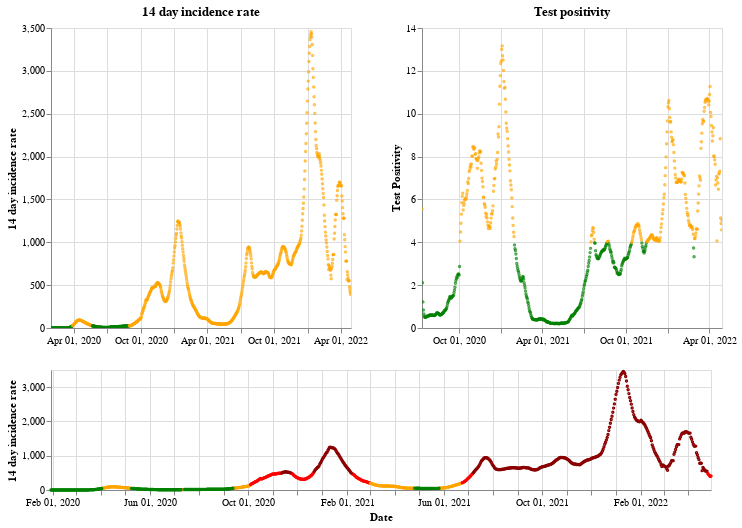

The cell this chart's notebook holds for it:
### Markdown cell above
## England

### Code cell
plot_traffic_light('England')

### Figure 1 — Vega-Lite specification as saved in the notebook (floating-point values rounded to 4 significant figures; data arrays with more than 128 entries replaced by an {"elided": "..."} marker saying what was removed)
{"config": {"view": {"continuousWidth": 400, "continuousHeight": 300}}, "vconcat": [{"hconcat": [{"mark": {"type": "point", "size": 2}, "encoding": {"color": {"condition": {"value": "green", "test": "(datum.twoWeeklyCasesRate <= 25)"}, "value": "orange"}, "tooltip": [{"type": "nominal", "field": "areaName"}, {"type": "temporal", "field": "date"}, {"type": "quantitative", "field": "twoWeeklyCasesRate"}, {"type": "quantitative", "field": "testPositivity"}], "x": {"type": "temporal", "axis": {"title": ""}, "field": "date", "scale": {"domain": {"selection": "DateBrush"}}, "timeUnit": "yearmonthdate"}, "y": {"type": "quantitative", "axis": {"title": "14 day incidence rate"}, "field": "twoWeeklyCasesRate"}}, "title": "14 day incidence rate", "width": 300}, {"mark": {"type": "point", "size": 2}, "encoding": {"color": {"condition": {"value": "green", "test": "(datum.testPositivity <= 4)"}, "value": "orange"}, "tooltip": [{"type": "nominal", "field": "areaName"}, {"type": "temporal", "field": "date"}, {"type": "quantitative", "field": "twoWeeklyCasesRate"}, {"type": "quantitative", "field": "testPositivity"}], "x": {"type": "temporal", "axis": {"title": ""}, "field": "date", "scale": {"domain": {"selection": "DateBrush"}}, "timeUnit": "yearmonthdate"}, "y": {"type": "quantitative", "axis": {"title": "Test Positivity"}, "field": "testPositivity"}}, "title": "Test positivity", "width": 300}]}, {"layer": [{"mark": {"type": "point", "size": 2}, "encoding": {"color": {"condition": {"value": "orange", "test": "(((datum.testPositivity < 4) && (datum.twoWeeklyCasesRate >= 50)) && (datum.twoWeeklyCasesRate < 200))"}, "value": "red"}, "opacity": {"condition": {"value": 1, "test": "((datum.twoWeeklyCasesRate >= 50) && (datum.twoWeeklyCasesRate < 500))"}, "value": 0}, "tooltip": [{"type": "nominal", "field": "areaName"}, {"type": "temporal", "field": "date"}, {"type": "quantitative", "field": "twoWeeklyCasesRate"}, {"type": "quantitative", "field": "testPositivity"}], "x": {"type": "temporal", "axis": {"title": "Date"}, "field": "date", "timeUnit": "yearmonthdate"}, "y": {"type": "quantitative", "axis": {"title": "14 day incidence rate"}, "field": "twoWeeklyCasesRate"}}, "selection": {"DateBrush": {"type": "interval", "encodings": ["x"], "fields": ["Time"]}}}, {"mark": {"type": "point", "size": 2}, "encoding": {"color": {"value": "darkred"}, "opacity": {"condition": {"value": 1, "test": "(datum.twoWeeklyCasesRate >= 500)"}, "value": 0}, "tooltip": [{"type": "nominal", "field": "areaName"}, {"type": "temporal", "field": "date"}, {"type": "quantitative", "field": "twoWeeklyCasesRate"}, {"type": "quantitative", "field": "testPositivity"}], "x": {"type": "temporal", "axis": {"title": "Date"}, "field": "date", "timeUnit": "yearmonthdate"}, "y": {"type": "quantitative", "axis": {"title": "14 day incidence rate"}, "field": "twoWeeklyCasesRate"}}}, {"mark": {"type": "point", "size": 2}, "encoding": {"color": {"condition": {"value": "green", "test": "((datum.testPositivity < 4) && (datum.twoWeeklyCasesRate < 50))"}, "value": "orange"}, "opacity": {"condition": {"value": 1, "test": "(datum.twoWeeklyCasesRate < 50)"}, "value": 0}, "tooltip": [{"type": "nominal", "field": "areaName"}, {"type": "temporal", "field": "date"}, {"type": "quantitative", "field": "twoWeeklyCasesRate"}, {"type": "quantitative", "field": "testPositivity"}], "x": {"type": "temporal", "axis": {"title": "Date"}, "field": "date", "timeUnit": "yearmonthdate"}, "y": {"type": "quantitative", "axis": {"title": "14 day incidence rate"}, "field": "twoWeeklyCasesRate"}}}], "height": 120, "width": 660}], "data": {"name": "data-c18e340f98e479d58698227f7f1f0790"}, "$schema": "https://vega.github.io/schema/vega-lite/v4.8.1.json", "datasets": {"data-c18e340f98e479d58698227f7f1f0790": {"elided": "821 records"}}}
